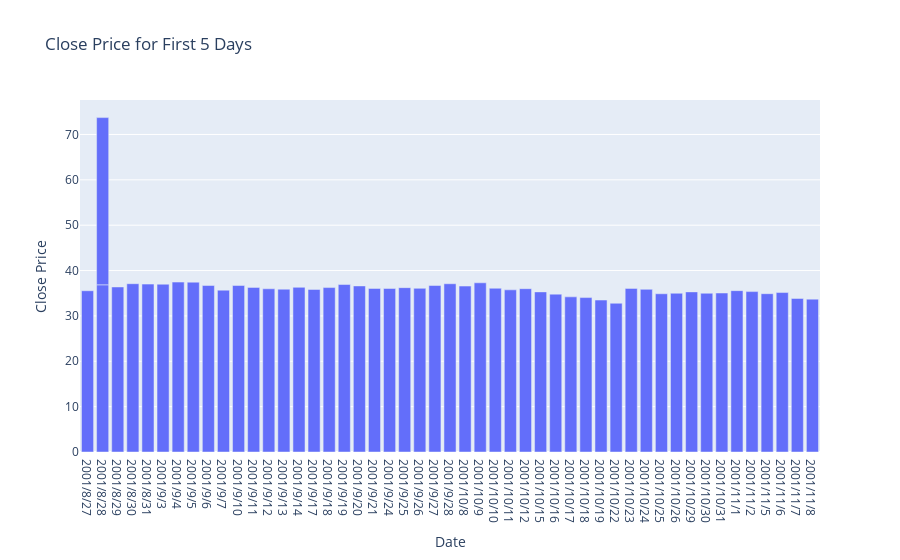

Notebook source saved alongside this figure:
### Markdown cell above
![04_plot_overview](https://pandas.pydata.org/docs/_images/04_plot_overview.svg)

### Code cell
# 读取CSV文件
df = pd.read_csv('data/600519.csv')

# 获取前5行数据
df_plot = df.head(50)

# 使用plotly绘制柱状图
import plotly.express as px

fig = px.bar(df_plot, x='day', y='close', 
             title='Close Price for First 5 Days',
             labels={'day': 'Date', 'close': 'Close Price'})

fig.show()

### Figure 1 — Plotly figure (JSON) as saved in the notebook; plotly's stock layout.template omitted (floating-point values rounded to 4 significant figures)
{"data": [{"alignmentgroup": "True", "hovertemplate": "Date=%{x}<br>Close Price=%{y}<extra></extra>", "legendgroup": "", "marker": {"color": "#636efa", "pattern": {"shape": ""}}, "name": "", "offsetgroup": "", "orientation": "v", "showlegend": false, "textposition": "auto", "type": "bar", "x": ["2001/8/27", "2001/8/28", "2001/8/28", "2001/8/29", "2001/8/30", "2001/8/31", "2001/9/3", "2001/9/4", "2001/9/5", "2001/9/6", "2001/9/7", "2001/9/10", "2001/9/11", "2001/9/12", "2001/9/13", "2001/9/14", "2001/9/17", "2001/9/18", "2001/9/19", "2001/9/20", "2001/9/21", "2001/9/24", "2001/9/25", "2001/9/26", "2001/9/27", "2001/9/28", "2001/10/8", "2001/10/9", "2001/10/10", "2001/10/11", "2001/10/12", "2001/10/15", "2001/10/16", "2001/10/17", "2001/10/18", "2001/10/19", "2001/10/22", "2001/10/23", "2001/10/24", "2001/10/25", "2001/10/26", "2001/10/29", "2001/10/30", "2001/10/31", "2001/11/1", "2001/11/2", "2001/11/5", "2001/11/6", "2001/11/7", "2001/11/8"], "xaxis": "x", "y": [35.55, 36.86, 36.86, 36.38, 37.1, 37.01, 36.99, 37.46, 37.44, 36.7, 35.68, 36.7, 36.29, 35.98, 35.89, 36.3, 35.84, 36.25, 36.92, 36.61, 36.06, 36.05, 36.23, 36.08, 36.7, 37.09, 36.58, 37.3, 36.1, 35.75, 36, 35.3, 34.8, 34.2, 34.04, 33.5, 32.79, 36.07, 35.86, 34.88, 35, 35.3, 35, 35.05, 35.57, 35.36, 34.9, 35.15, 33.85, 33.7], "yaxis": "y"}], "layout": {"barmode": "relative", "legend": {"tracegroupgap": 0}, "title": {"text": "Close Price for First 5 Days"}, "xaxis": {"anchor": "y", "domain": [0, 1], "title": {"text": "Date"}}, "yaxis": {"anchor": "x", "domain": [0, 1], "title": {"text": "Close Price"}}}}
